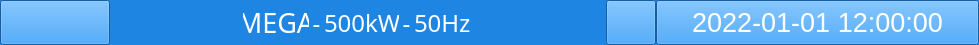
    <widget class="QWidget" name="State_Bar" native="true">
     <property name="geometry">
      <rect>
       <x>1</x>
       <y>1</y>
       <width>979</width>
       <height>45</height>
      </rect>
     </property>
     <property name="minimumSize">
      <size>
       <width>979</width>
       <height>45</height>
      </size>
     </property>
     <property name="maximumSize">
      <size>
       <width>979</width>
       <height>45</height>
      </size>
     </property>
     <property name="styleSheet">
      <string notr="true">background-color: rgb(31, 133, 227);</string>
     </property>
     <layout class="QGridLayout" name="gridLayout_2">
      <property name="leftMargin">
       <number>0</number>
      </property>
      <property name="topMargin">
       <number>0</number>
      </property>
      <property name="rightMargin">
       <number>0</number>
      </property>
      <property name="bottomMargin">
       <number>0</number>
      </property>
      <property name="spacing">
       <number>0</number>
      </property>
      <item row="0" column="0">
       <widget class="QPushButton" name="Logo_lb">
        <property name="minimumSize">
         <size>
          <width>110</width>
          <height>45</height>
         </size>
        </property>
        <property name="maximumSize">
         <size>
          <width>110</width>
          <height>45</height>
         </size>
        </property>
        <property name="styleSheet">
         <string notr="true">border-image: url(:/new_ui/UI/Logo.png);</string>
        </property>
        <property name="text">
         <string/>
        </property>
       </widget>
      </item>
      <item row="0" column="1">
       <spacer name="horizontalSpacer_10">
        <property name="orientation">
         <enum>Qt::Horizontal</enum>
        </property>
        <property name="sizeHint" stdset="0">
         <size>
          <width>10</width>
          <height>45</height>
         </size>
        </property>
       </spacer>
      </item>
      <item row="0" column="2">
       <widget class="QLabel" name="Machine_Name">
        <property name="minimumSize">
         <size>
          <width>66</width>
          <height>45</height>
         </size>
        </property>
        <property name="maximumSize">
         <size>
          <width>66</width>
          <height>45</height>
         </size>
        </property>
        <property name="font">
         <font>
          <family>SimSun-ExtB</family>
          <pointsize>20</pointsize>
         </font>
        </property>
        <property name="styleSheet">
         <string notr="true">color: rgb(255, 255, 255);</string>
        </property>
        <property name="text">
         <string>MEGA</string>
        </property>
        <property name="alignment">
         <set>Qt::AlignCenter</set>
        </property>
       </widget>
      </item>
      <item row="0" column="3">
       <widget class="QLabel" name="label">
        <property name="minimumSize">
         <size>
          <width>15</width>
          <height>45</height>
         </size>
        </property>
        <property name="maximumSize">
         <size>
          <width>15</width>
          <height>45</height>
         </size>
        </property>
        <property name="font">
         <font>
          <family>Agency FB</family>
          <pointsize>18</pointsize>
         </font>
        </property>
        <property name="styleSheet">
         <string notr="true">color: rgb(255, 255, 255);</string>
        </property>
        <property name="text">
         <string>-</string>
        </property>
        <property name="alignment">
         <set>Qt::AlignCenter</set>
        </property>
       </widget>
      </item>
      <item row="0" column="4">
       <widget class="QLabel" name="UI_captye">
        <property name="minimumSize">
         <size>
          <width>75</width>
          <height>45</height>
         </size>
        </property>
        <property name="maximumSize">
         <size>
          <width>75</width>
          <height>45</height>
         </size>
        </property>
        <property name="font">
         <font>
          <family>SimSun-ExtB</family>
          <pointsize>18</pointsize>
         </font>
        </property>
        <property name="styleSheet">
         <string notr="true">color: rgb(255, 255, 255);</string>
        </property>
        <property name="text">
         <string>500kW</string>
        </property>
       </widget>
      </item>
      <item row="0" column="5">
       <widget class="QLabel" name="UI_space_1">
        <property name="minimumSize">
         <size>
          <width>15</width>
          <height>45</height>
         </size>
        </property>
        <property name="maximumSize">
         <size>
          <width>15</width>
          <height>45</height>
         </size>
        </property>
        <property name="font">
         <font>
          <family>Agency FB</family>
          <pointsize>18</pointsize>
         </font>
        </property>
        <property name="styleSheet">
         <string notr="true">color: rgb(255, 255, 255);</string>
        </property>
        <property name="text">
         <string>-</string>
        </property>
        <property name="alignment">
         <set>Qt::AlignCenter</set>
        </property>
       </widget>
      </item>
      <item row="0" column="6">
       <widget class="QLabel" name="UI_Freq">
        <property name="minimumSize">
         <size>
          <width>60</width>
          <height>45</height>
         </size>
        </property>
        <property name="maximumSize">
         <size>
          <width>60</width>
          <height>45</height>
         </size>
        </property>
        <property name="font">
         <font>
          <family>SimSun-ExtB</family>
          <pointsize>18</pointsize>
         </font>
        </property>
        <property name="styleSheet">
         <string notr="true">color: rgb(255, 255, 255);</string>
        </property>
        <property name="text">
         <string>50Hz</string>
        </property>
       </widget>
      </item>
      <item row="0" column="7">
       <spacer name="horizontalSpacer_3">
        <property name="orientation">
         <enum>Qt::Horizontal</enum>
        </property>
        <property name="sizeHint" stdset="0">
         <size>
          <width>11</width>
          <height>45</height>
         </size>
        </property>
       </spacer>
      </item>
      <item row="0" column="8">
       <widget class="QPushButton" name="Alarm_Button">
        <property name="minimumSize">
         <size>
          <width>50</width>
          <height>45</height>
         </size>
        </property>
        <property name="maximumSize">
         <size>
          <width>50</width>
          <height>45</height>
         </size>
        </property>
        <property name="text">
         <string/>
        </property>
       </widget>
      </item>
      <item row="0" column="9">
       <widget class="QPushButton" name="TimeSeting_btn">
        <property name="minimumSize">
         <size>
          <width>323</width>
          <height>45</height>
         </size>
        </property>
        <property name="maximumSize">
         <size>
          <width>323</width>
          <height>45</height>
         </size>
        </property>
        <property name="font">
         <font>
          <pointsize>20</pointsize>
         </font>
        </property>
        <property name="styleSheet">
         <string notr="true">color: rgb(255, 255, 255);</string>
        </property>
        <property name="text">
         <string>2022-01-01 12:00:00</string>
        </property>
       </widget>
      </item>
     </layout>
    </widget>
